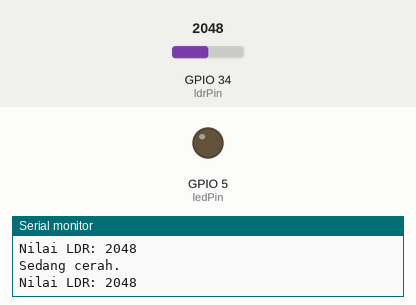
Recording of a sketch running on a simulated ESP32. Parts: output pins drawn as LEDs (lit = HIGH), the last lines printed to the serial monitor. The inputs (shaded band) are chosen by the test bench; at power-on: GPIO 34 (ldrPin) = 2048.

Above: at 1.2 s.
1.3 s: GPIO 34 (ldrPin) set to 2444
4.3 s: GPIO 34 (ldrPin) set to 2571
At 5.5 s:
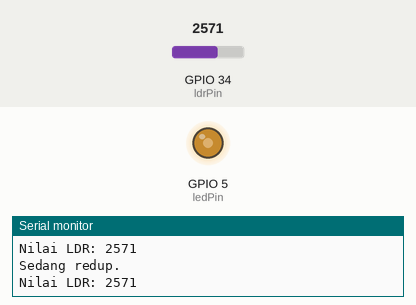
5.8 s: GPIO 34 (ldrPin) set to 3939
8.8 s: GPIO 34 (ldrPin) set to 4062
At 10.0 s:
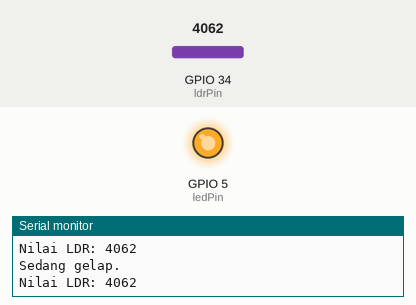
10.3 s: GPIO 34 (ldrPin) set to 3960
At 11.2 s:
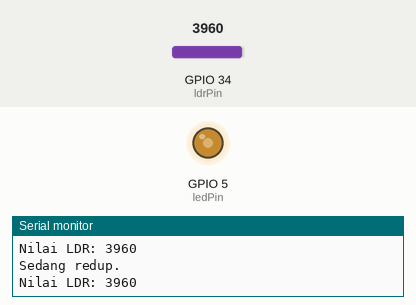
13.3 s: GPIO 34 (ldrPin) set to 4040
At 14.6 s:
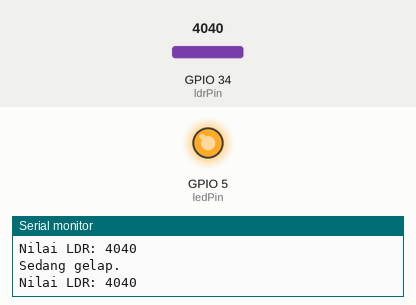
Timing chart, 0 to 16.3 s (numbered marks = the images above; inputs shaded):
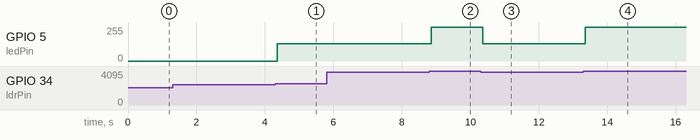

The sketch:

LDR_LED.ino
```cpp
// Pin untuk Modul LDR dan LED
const int ldrPin = 34;   // Pin GPIO 34 untuk Modul LDR (input analog)
const int ledPin = 5;    // Pin PWM untuk LED

// Variabel untuk menyimpan nilai pembacaan LDR dan kecerahan LED
int ldrValue = 0;
int ledBrightness = 0;

// Threshold untuk mendeteksi kondisi cerah, redup, atau gelap
const int thresholdCerah = 0;     // Kondisi cerah (nilai sangat kecil)
const int thresholdRedup = 2500;  // Kondisi redup
const int thresholdGelap = 4000;  // Kondisi gelap

void setup() {
  Serial.begin(9600);  // Memulai komunikasi serial

  // Set pin LED sebagai output
  pinMode(ledPin, OUTPUT);
}

void loop() {
  // Membaca nilai LDR dari modul pada pin GPIO 34
  ldrValue = analogRead(ldrPin);

  // Cetak nilai LDR untuk debugging
  Serial.print("Nilai LDR: ");
  Serial.println(ldrValue);

  // Tentukan apakah ruangan sedang cerah, redup, atau gelap berdasarkan nilai LDR
  if (ldrValue > thresholdCerah && ldrValue < thresholdRedup) {
    Serial.println("Sedang cerah.");
    ledBrightness = 0;  // LED mati atau sangat redup
  } else if (ldrValue > thresholdRedup && ldrValue < thresholdGelap) {
    Serial.println("Sedang redup.");
    ledBrightness = 128;  // LED setengah terang
  } else if (ldrValue > thresholdGelap) {
    Serial.println("Sedang gelap.");
    ledBrightness = 255;  // LED sepenuhnya terang
  } else {
    Serial.println("Nilai tidak terdefinisi.");  // Jika nilainya lebih dari thresholdGelap
  }

  // Atur kecerahan LED dengan nilai PWM
  analogWrite(ledPin, ledBrightness);


}
```

Measured:
- the behaviour switches between 2500 and 2501 on GPIO 34 (ldrPin) (found by bisection; images 0 and 1)
- the behaviour switches between 4000 and 4001 on GPIO 34 (ldrPin) (found by bisection; images 1 and 2)
- after the input at 4.3 s, GPIO 5 (ledPin): 0/255 → 128/255 after 0.06 s
- after the input at 8.8 s, GPIO 5 (ledPin): 128/255 → 255/255 after 0.06 s
- after the input at 10.3 s, GPIO 5 (ledPin): 255/255 → 128/255 after 0.06 s
- after the input at 13.3 s, GPIO 5 (ledPin): 128/255 → 255/255 after 0.06 s
